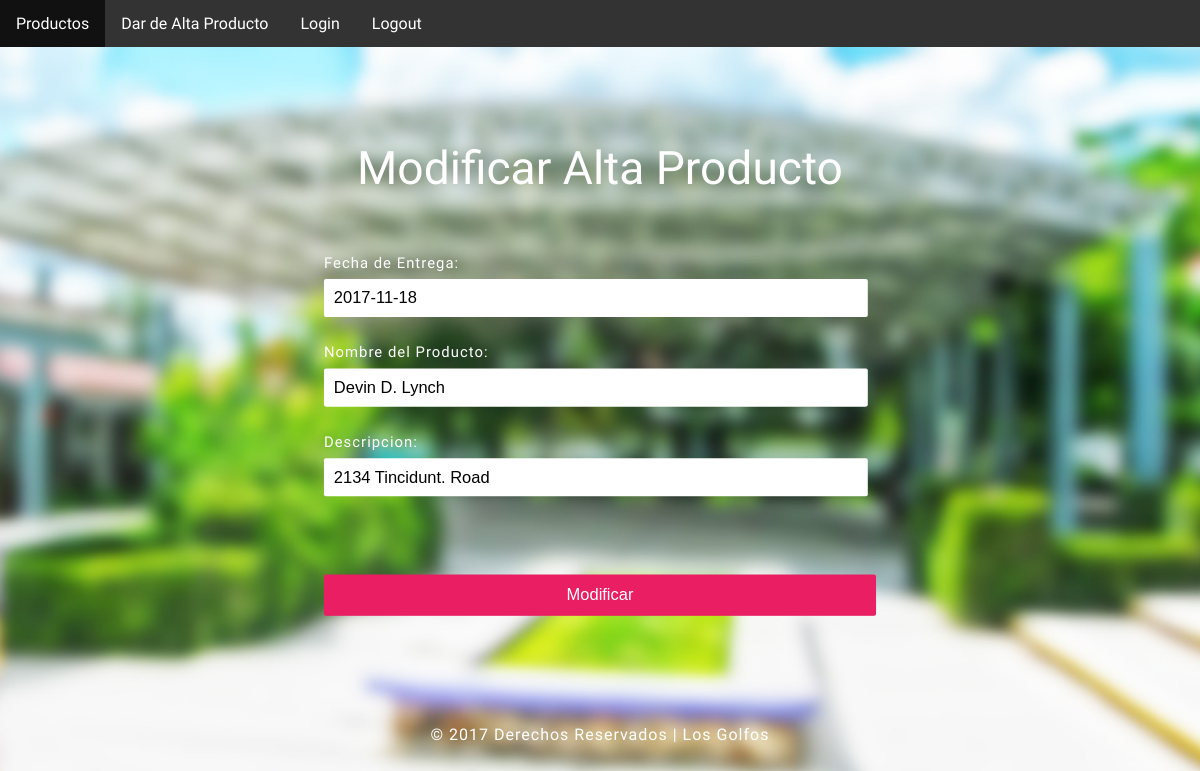
/modificar_producto.php?id_producto=1 (signed in), run on the app's committed database.
### tables this page shows
CREATE TABLE IF NOT EXISTS `producto` (
  `id_producto` int(11) NOT NULL AUTO_INCREMENT,
  `fecha_entrega` date NOT NULL,
  `nombre` varchar(30) NOT NULL,
  `descripcion` text NOT NULL,
  PRIMARY KEY (`id_producto`)
);

### modificar_producto.php (the view, shortened to what this page needs)
<!DOCTYPE html>
<html>
<head>
<link href="css/style.css" rel="stylesheet" type="text/css" media="all" />
<link rel="stylesheet" href="css/jquery-ui.css">
</head>
<body>
	<ul>
  		<li><a href="productos.php">Productos</a></li>
  		<li><a href="alta_producto.php">Dar de Alta Producto</a></li>
 		<li><a href="login.php">Login</a></li>
 		<li><a href="logout.php">Logout</a></li>
	</ul>
	<div class="main-agileinfo slider ">
		<div class="items-group">
			<div class="item agileits-w3layouts">
				<div class="block text main-agileits">
					<div class="login-form loginw3-agile">
						<div class="agile-row">
							<h1>Modificar Alta Producto</h1>
							<div class="login-agileits-top">
<?php
	$host_db = "localhost";
	$user_db = "root";
	$pass_db = "";
	$db_name = "mudle";
	$tbl_name = "producto";
	$conexion = new mysqli($host_db, $user_db, $pass_db, $db_name);
	$id_producto = $_GET['id_producto'];
	$sql = "SELECT * FROM $tbl_name where id_producto=$id_producto";
	$result = $conexion->query($sql);
	$row = $result->fetch_array(MYSQLI_ASSOC);
?>
								<form action="modificar.php" method="post">
									<p>Fecha de Entrega: </p>
									<input type="text" name="fecha_entrega" value="<?php echo $row['fecha_entrega'] ?>" id="datepicker" required>
									<p>Nombre del Producto: </p>
									<input type="text" name="nombre" maxlength="20" value="<?php echo $row['nombre'] ?>" required>
									<p>Descripcion: </p>
									<input type="text" name="descripcion" value="<?php echo $row['descripcion'] ?>" required>
									<input type="submit" name="Submit" value="Modificar">
								</form>
							</div>
						</div>
					</div>
				</div>
				<div class="footeragileits">
					<p> &copy; 2017 Derechos Reservados | Los Golfos</a></p>
				</div>
			</div>
		</div>
	</div>
</body>
</html>

### css/style.css (style rules this page uses)
html,body,div,span,applet,object,iframe,h1,h2,h3,h4,h5,h6,p,blockquote,pre,a,abbr,acronym,address,big,cite,code,del,dfn,em,img,ins,kbd,q,s,samp,small,strike,strong,sub,sup,tt,var,b,u,i,dl,dt,dd,ol,nav ul,nav li,fieldset,form,label,legend,table,caption,tbody,tfoot,thead,tr,th,td,article,aside,canvas,details,embed,figure,figcaption,footer,header,hgroup,menu,nav,output,ruby,section,summary,time,mark,audio,video { margin:0;padding:0;border:0;font-size:100%;font:inherit;vertical-align:baseline; }
ol,ul { list-style:none;margin:0px;padding:0px; }
a { text-decoration:none; }
body { font-family: 'Arsenal', sans-serif; background:#fff; background: url(../images/bg.jpg)repeat 0px 0px; background-size: cover; -webkit-background-size: cover; -moz-background-size: cover; -o-background-size: cover; background-attachment: fixed; }
h1 { font-size: 3em; text-align: center; color: #fff; font-weight: 100; }
.login-form h1 { font-size: 3em; color: #fff; text-align: center; margin-bottom: 1.5em; line-height: 0.7em; }
.login-form input[type="text"], .login-form input[type="password"] { outline: none; font-size: 1em; color: #000; padding: .6em; margin: 0; width: 95%; border: none; -webkit-appearance: none; display: block; background: #fff; -webkit-border-radius: 2px; -moz-border-radius: 2px; -o-border-radius: 2px; -ms-border-radius: 2px; border-radius: 2px; }
.login-form p { font-size: 0.9em; color: #fff; margin:1.8em 0 .5em; letter-spacing: 1px; }
.login-form input[type="submit"] { font-size: 1em; color: #fff; background: #E91E63; border: 1px solid #E91E63; outline: none; cursor: pointer; padding: .6em 1em; -webkit-appearance: none; width: 100%; -webkit-border-radius: 2px; -moz-border-radius: 2px; -ms-border-radius: 2px; -o-border-radius: 2px; border-radius: 2px; }
.footeragileits p { line-height: 1.8em; margin: 3em 0; text-align: center; font-size:1em; color: #fff; letter-spacing: 1px; }
.slider .items-group { width: 100%; height: 100%; position: relative; }
.item { -webkit-transition: 0.5s; -moz-transition: 0.5s; -o-transition: 0.5s; -ms-transition: 0.5s; transition: 0.5s; visibility: hidden; position: relative; opacity: 1; visibility: visible; }
.item .block { width: 30%; padding: 3.5em 3em; margin: 4em auto; color: #fff; -webkit-transition: box-shadow 0.5s; transition: box-shadow 0.5s; overflow: hidden; border-radius: 10px; -webkit-transform: scale(1.03); -moz-transform: scale(1.03); -o-transform: scale(1.03); -ms-transform: scale(1.03); transform: scale(1.03); box-sizing: border-box; background-size: cover; background-position: center; background-attachment: fixed; box-shadow: none; }
@media (max-width:1440px) { .item .block { width: 50%; } }
@media (max-width:1366px) { .login-form h1 { font-size: 2.8em; } }
@media (max-width:1280px) { .item .block { padding: 3em 2em; } }
ul { list-style-type: none; margin: 0; padding: 0; overflow: hidden; background-color: #333; }
li { float: left; }
li a { display: block; color: white; text-align: center; padding: 14px 16px; text-decoration: none; }

### data on the page
producto: fecha_entrega "2017-11-18", nombre "Devin D. Lynch", descripcion "2134 Tincidunt. Road"
